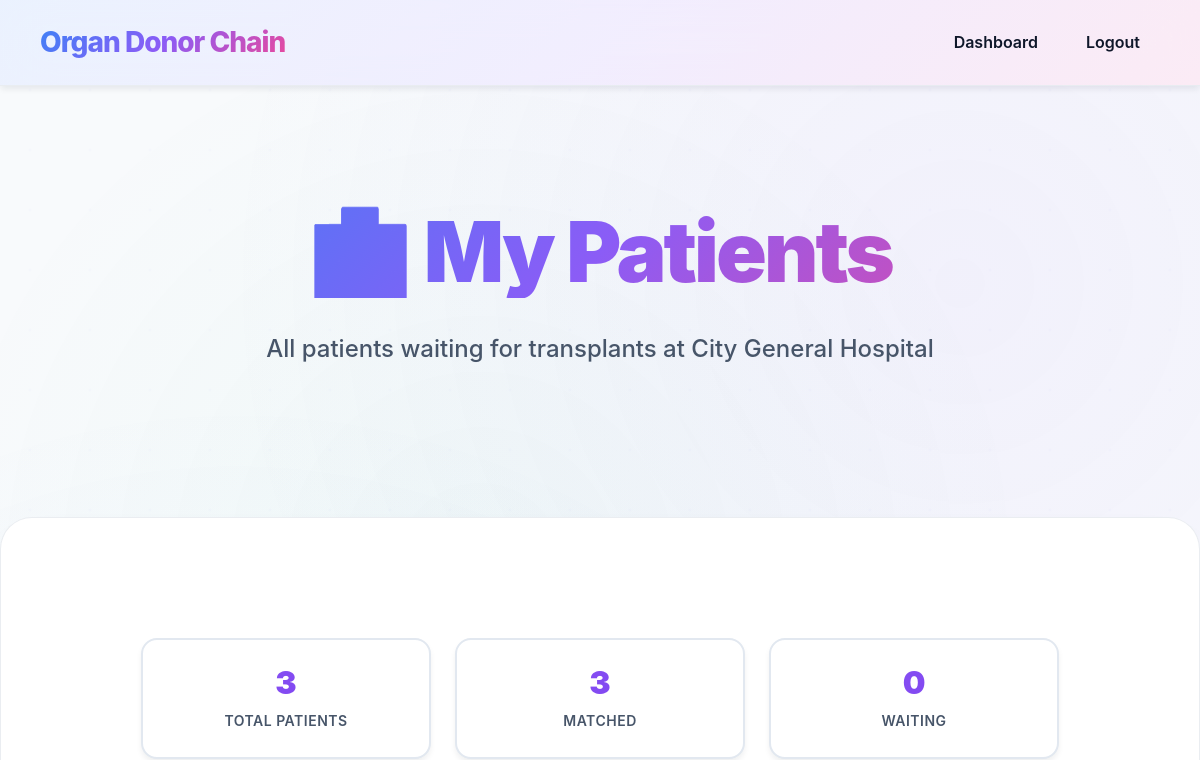
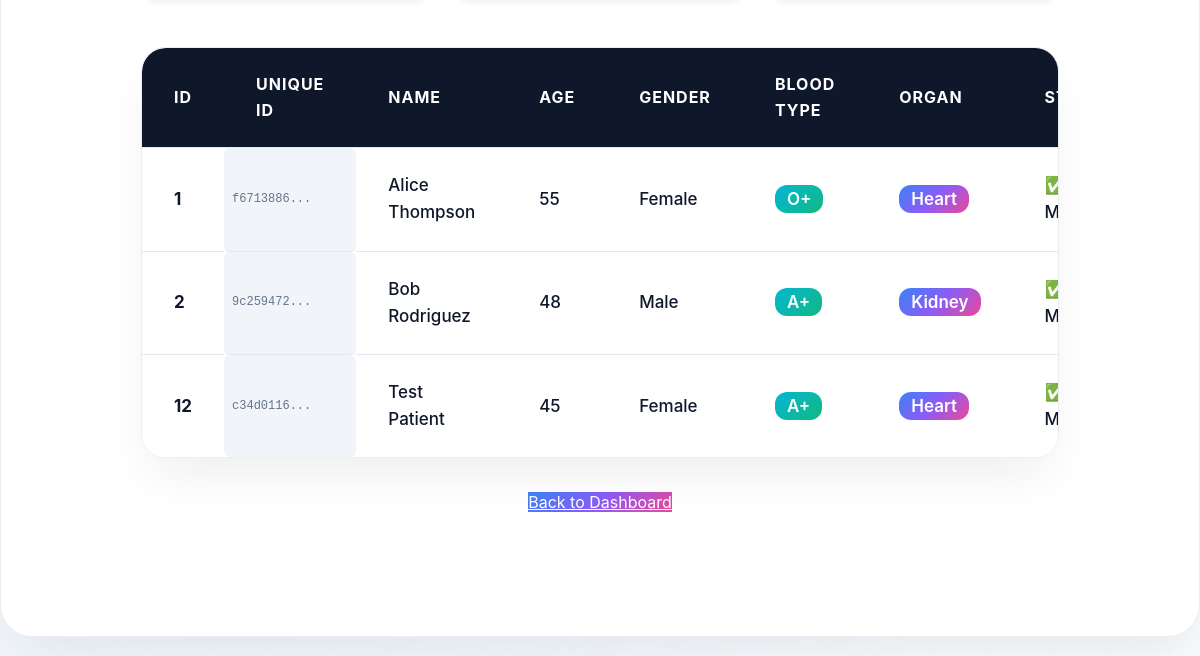
The app's page /hospital_patients (signed in), older data (2 pictures, top to bottom).
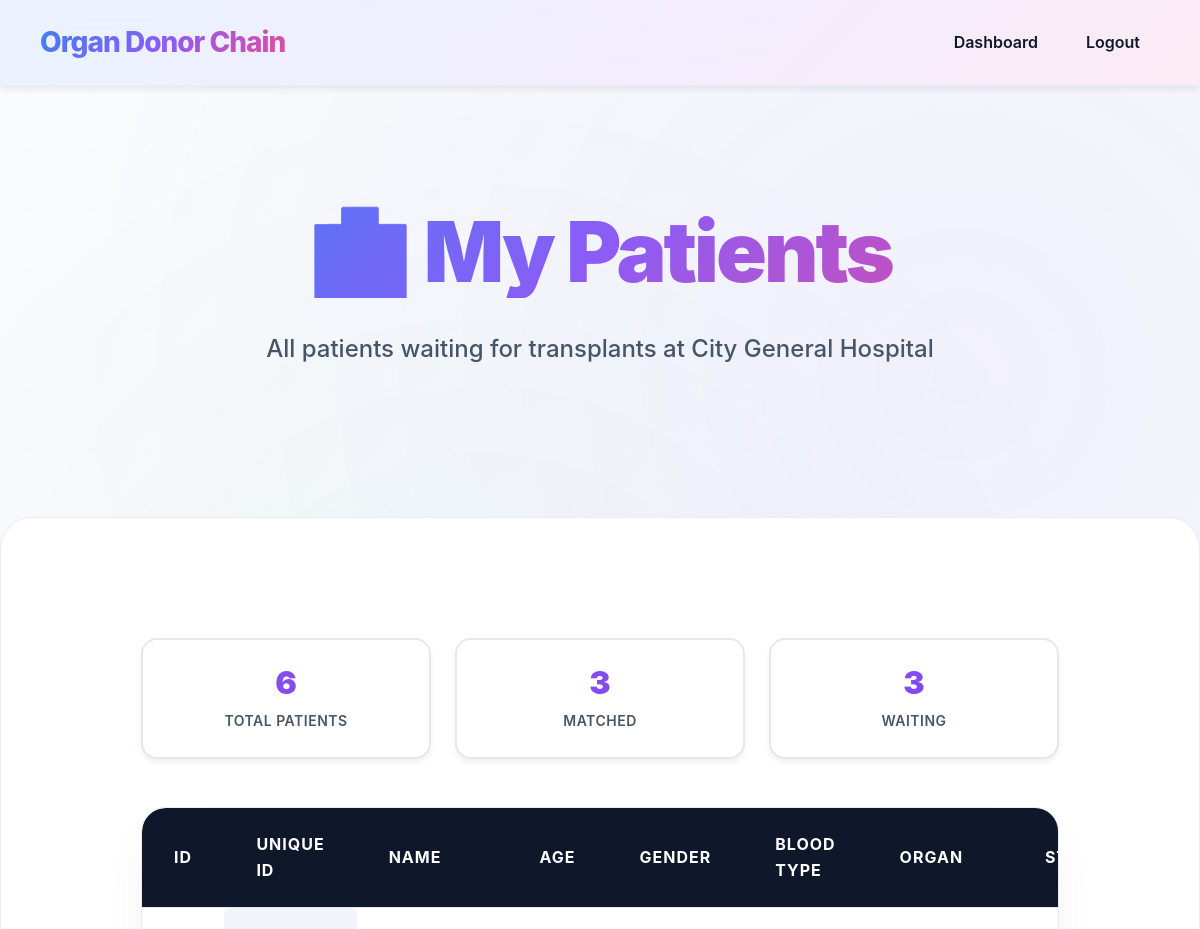
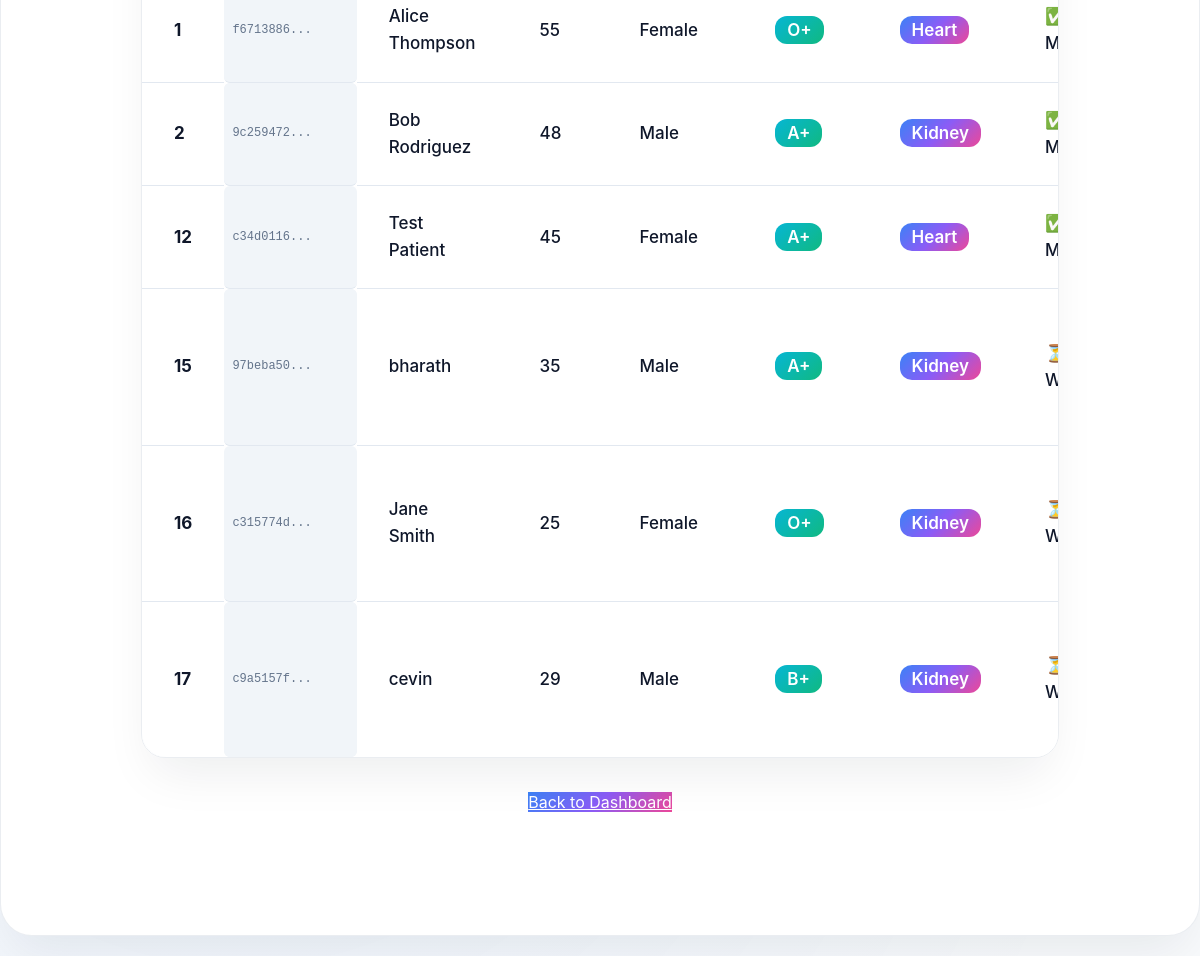
The same page, newer data (2 pictures, top to bottom).
### tables this page shows
CREATE TABLE patient (
        id INTEGER PRIMARY KEY AUTOINCREMENT,
        unique_id TEXT UNIQUE,
        hospital_id INTEGER,
        name TEXT,
        age INTEGER,
        gender TEXT,
        blood_type TEXT,
        organ TEXT,
        status TEXT DEFAULT 'Not Matched',
        registration_date TEXT DEFAULT CURRENT_TIMESTAMP, medical_document_path TEXT,
        FOREIGN KEY (hospital_id) REFERENCES hospital(id)
    );

### server/app.py (the view)
@app.route('/hospital_patients')
def hospital_patients():
    if 'hospital' not in session:
        return redirect('/login')
    hospital_id = session['hospital']
    hospital_name = session.get('hospital_name')
    conn = sqlite3.connect(DB)
    c = conn.cursor()
    try:
        c.execute('''
            SELECT id, unique_id, name, age, gender, blood_type, organ, status, registration_date, medical_document_path
            FROM patient
            WHERE hospital_id = ?
            ORDER BY registration_date ASC
        ''', (hospital_id,))
        patients = c.fetchall()
    except sqlite3.OperationalError:
        c.execute('''
            SELECT id, name, age, gender, blood_type, organ, status
            FROM patient
            WHERE hospital_id = ?
            ORDER BY id ASC
        ''', (hospital_id,))
        old_patients = c.fetchall()
        patients = [(p[0], 'N/A', p[1], p[2], p[3], p[4], p[5], p[6], 'N/A') for p in old_patients]
    conn.close()
    return render_template('hospital_patients.html', patients=patients, hospital_name=hospital_name)

### server/app.py (called while the page is built)
@app.template_filter('basename')
def basename_filter(path):
    if path:
        return os.path.basename(path)
    return ''

### client/templates/hospital_patients.html (shortened to what this page needs)
<!DOCTYPE html>
<html>
<head>
    <link rel="stylesheet" href="../static/style.css">
    <link rel="stylesheet" href="https://cdnjs.cloudflare.com/ajax/libs/font-awesome/6.0.0/css/all.min.css">
</head>
<body>
<nav class="navbar">
    <div class="nav-container">
        <a class="brand" href="/login">Organ Donor Chain</a>
        <ul class="nav-links">
            <li><a href="/hospital_dashboard">Dashboard</a></li>
            <li><a href="/logout">Logout</a></li>
        </ul>
    </div>
</nav>
<section class="hero">
    <div class="hero-inner">
        <h1>🏥 My Patients</h1>
        <p>All patients waiting for transplants at {{ hospital_name }}</p>
    </div>
</section>
<div class="container container-wide">
    <div class="stats-header">
        <div class="stat-card">
            <div class="stat-number">{{ patients|length }}</div>
            <div class="stat-label">Total Patients</div>
        </div>
        <div class="stat-card">
            <div class="stat-number">{{ patients|selectattr('7', 'equalto', 'Matched')|list|length }}</div>
            <div class="stat-label">Matched</div>
        </div>
        <div class="stat-card">
            <div class="stat-number">{{ patients|selectattr('7', 'equalto', 'Not Matched')|list|length }}</div>
            <div class="stat-label">Waiting</div>
        </div>
    </div>
    <div class="table-container">
        <table>
            <thead>
                <tr>
                    <th>ID</th>
                    <th>Unique ID</th>
                    <th>Name</th>
                    <th>Age</th>
                    <th>Gender</th>
                    <th>Blood Type</th>
                    <th>Organ</th>
                    <th>Status</th>
                </tr>
            </thead>
            <tbody>
                {% for patient in patients %}
                <tr>
                    <td><strong>{{ patient[0] }}</strong></td>
                    <td class="unique-id-cell">{{ patient[1][:8] }}...</td>
                    <td>{{ patient[2] }}</td>
                    <td>{{ patient[3] }}</td>
                    <td>{{ patient[4] }}</td>
                    <td><span class="blood-type-badge">{{ patient[5] }}</span></td>
                    <td><span class="organ-badge">{{ patient[6] }}</span></td>
                    <td>
                        {% if patient[7] == 'Matched' %}
                        <span class="status-badge status-matched">✅ Matched</span>
                        {% else %}
                        <span class="status-badge status-not-matched">⏳ Waiting</span>
                        {% endif %}
                    </td>
                </tr>
                {% endfor %}
            </tbody>
        </table>
    </div>
    <div style="margin-top: 32px; text-align: center;">
        <a href="/hospital_dashboard" class="btn-primary">Back to Dashboard</a>
    </div>
</div>
</body>
</html>

Row changes from the older to the newer data that the page shows:
added patient: id "15", patient "97beba50", name "bharath", age "35", gender "Male", blood_type "A+", organ "Kidney", status "⏳ Waiting"
added patient: id "16", patient "c315774d", name "Jane Smith", age "25", gender "Female", blood_type "O+", organ "Kidney", status "⏳ Waiting"
added patient: id "17", patient "c9a5157f", name "cevin", age "29", gender "Male", blood_type "B+", organ "Kidney", status "⏳ Waiting"
Text that changed along with them:
{{ patients|length }}: "3" → "6"
{{ patients|selectattr('7', 'equalto', 'Not Matched')|list|length }}: "0" → "3"
